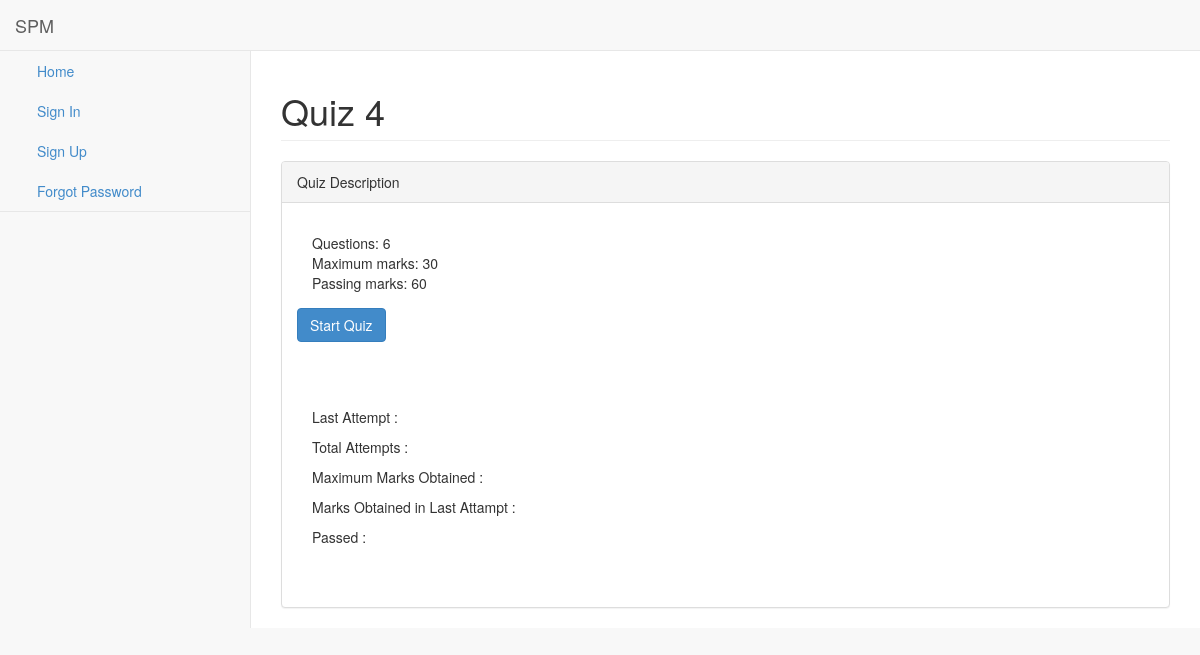
The app's page /quiz/quiz-4-1 with its own data.
### QuizApp/models.py (models this page shows, shortened)
class Quiz(models.Model):
    creator = models.ForeignKey(settings.AUTH_USER_MODEL, on_delete=models.CASCADE, related_name="creator")
    title = models.CharField(max_length=250)
    description = models.TextField(null=True, blank=True)
    questions = models.ManyToManyField(Question)
    assigned_to = models.ManyToManyField(settings.AUTH_USER_MODEL, blank=True, related_name="students")
    passing_marks = models.IntegerField(default=1,
                                        validators=[
                                        MaxValueValidator(100),
                                        MinValueValidator(0)
                                        ],
                                        help_text="Enter passing percentage")
    user_friendly_url = models.SlugField(null=False, unique=True)
    @property
    def marks(self):
        total_marks = 0
        for que in self.questions.all():
            total_marks+=que.marks
        return total_marks
    @property
    def total_questions(self):
        return self.questions.count()

class Question(models.Model):
    creator = models.ForeignKey(settings.AUTH_USER_MODEL, on_delete=models.CASCADE)
    que_text = RichTextUploadingField()
    marks = models.IntegerField(default=5)

### QuizApp/views.py (the view)
# urls.py: path('quiz/<str:url>', views.view_quiz, name="view_quiz"),
def view_quiz(request, url):
    quiz = Quiz.objects.get(user_friendly_url=url)
    try:
        score = Score.objects.get(
                    student = request.user,
                    quiz = quiz
                )
    except:
        score = None
    context = {
        'quiz' : quiz,
        'score': score
    }
    return render(request, 'QuizApp/view.html', context=context)

### QuizApp/templates/QuizApp/view.html (shortened to what this page needs)
{% extends 'base.html' %}
{% block extra %} {% include 'extra.html' %} {% endblock %}
{% block main_content %}
<div id="page-wrapper">
    <div class="row">
        <div class="col-lg-12">
            <h1 class="page-header">{{ quiz.title }}</h1>
        </div>
    </div>
    <div class="row">
        <div class="col-lg-12">
            <div class="panel panel-default">
                <div class="panel-heading">
                    Quiz Description
                </div>
                <div class="panel-body">
                    <div class="panel-group" id="accordion">
                        <div id="collapseOne" class="panel-collapse collapse in">
                            <div class="panel-body">
                                <div>Questions: {{ quiz.total_questions }}</div>
                                <div>Maximum marks: {{ quiz.marks }}</div>
                                <div>Passing marks: {{ quiz.passing_marks }}</div>
                            </div>
                            <a href="{% url 'start_quiz' quiz.user_friendly_url %}"><button type="button" class="btn btn-primary">Start Quiz</button></a>
                        </div>
                    </div>
                </div>
                <div class="panel-body">
                    <div class="panel-group" id="accordion">
                        <div id="collapseOne" class="panel-collapse collapse in">
                            <div class="panel-body">
                                <p>Last Attempt : {{score.last_attempt}}</p>
                                <p>Total Attempts : {{score.total_attempts}}</p>
                                <p>Maximum Marks Obtained : {{score.max_marks}}</p>
                                <p>Marks Obtained in Last Attampt : {{score.marks}}</p>
                                <p>Passed : {{score.passed}}</p>
                            </div>
                        </div>
                    </div>
                </div>
            </div>
        </div>
    </div>
</div>
{% endblock %}

### QuizApp/static/QuizApp/css/sb-admin-2.css (style rules this page uses)
body { background-color: #f8f8f8; }
#page-wrapper { padding: 0 15px; min-height: 568px; background-color: #fff; }
@media (min-width:768px) { #page-wrapper { position: inherit; margin: 0 0 0 250px; padding: 0 30px; border-left: 1px solid #e7e7e7; } }

### records on screen
Quiz: title "Quiz 4", total_questions "6", marks "30", passing_marks "60"
